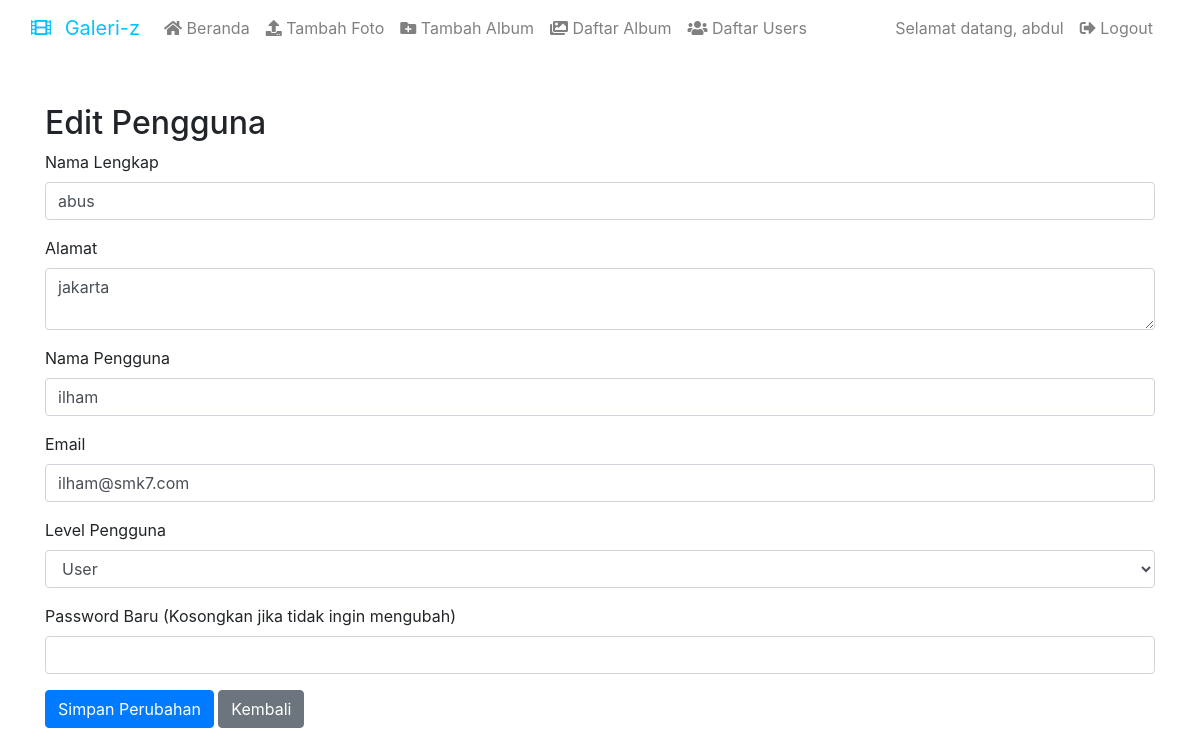
/pages/edit_user.php?id=2 (signed in), run on the app's committed database.
### tables this page shows
CREATE TABLE `user` (
  `user_id` int(11) NOT NULL,
  `username` varchar(255) NOT NULL,
  `password` varchar(255) NOT NULL,
  `email` varchar(255) NOT NULL,
  `namalengkap` varchar(255) NOT NULL,
  `alamat` text NOT NULL,
  `level` enum('User','Admin') NOT NULL
);

### pages/edit_user.php (the view, shortened to what this page needs)
<?php
include('../koneksi.php');
include('header.php');
$user_id = isset($_GET['id']) ? intval($_GET['id']) : null;
$query = "SELECT * FROM user WHERE user_id = ?";
$stmt = $connection->prepare($query);
$stmt->bind_param('i', $user_id);
$stmt->execute();
$result = $stmt->get_result();
$user = $result->fetch_assoc();
?>
<!DOCTYPE html>
<html lang="id">
<head>
    <link rel="stylesheet" href="https://stackpath.bootstrapcdn.com/bootstrap/4.5.2/css/bootstrap.min.css">
</head>
<body>
<div class="container mt-5">
    <h2>Edit Pengguna</h2>
    <form action="" method="POST">
        <div class="form-group">
            <label for="namalengkap">Nama Lengkap</label>
            <input type="text" class="form-control" id="namalengkap" name="namalengkap" value="<?= htmlspecialchars($user['namalengkap']) ?>" required>
        </div>
        <div class="form-group">
            <label for="alamat">Alamat</label>
            <textarea class="form-control" id="alamat" name="alamat" required><?= htmlspecialchars($user['alamat']) ?></textarea>
        </div>
        <div class="form-group">
            <label for="username">Nama Pengguna</label>
            <input type="text" class="form-control" id="username" name="username" value="<?= htmlspecialchars($user['username']) ?>" required>
        </div>
        <div class="form-group">
            <label for="email">Email</label>
            <input type="email" class="form-control" id="email" name="email" value="<?= htmlspecialchars($user['email']) ?>" required>
        </div>
        <div class="form-group">
            <label for="level">Level Pengguna</label>
            <select class="form-control" id="level" name="level">
                <option value="User" <?= $user['level'] === 'User' ? 'selected' : '' ?>>User</option>
            </select>
        </div>
        <div class="form-group">
            <label for="password">Password Baru (Kosongkan jika tidak ingin mengubah)</label>
            <input type="password" class="form-control" id="password" name="password">
        </div>
        <button type="submit" class="btn btn-primary">Simpan Perubahan</button>
        <a href="list_users.php" class="btn btn-secondary">Kembali</a>
    </form>
</div>
</body>
</html>

### data on the page
user: namalengkap "abus", alamat "jakarta", username "ilham", email "ilham@smk7.com", level "User"

### other printed values
$username "abdul"
